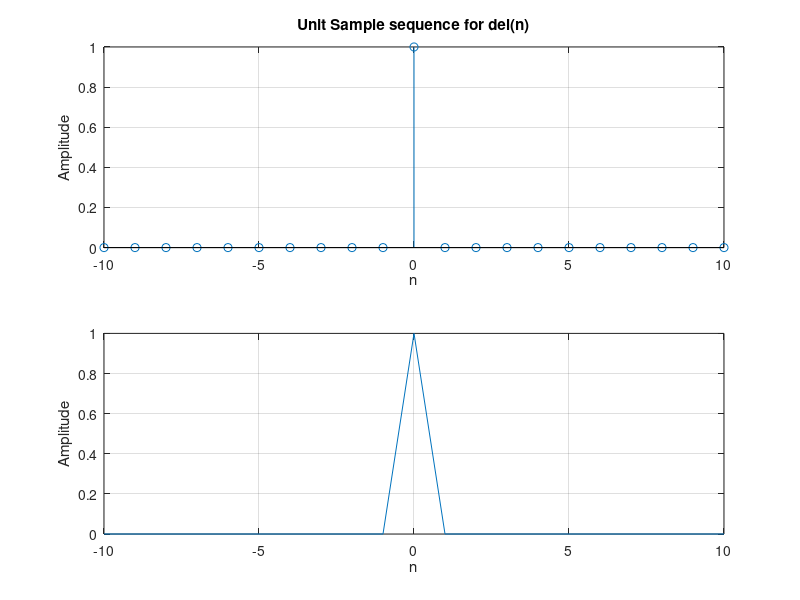
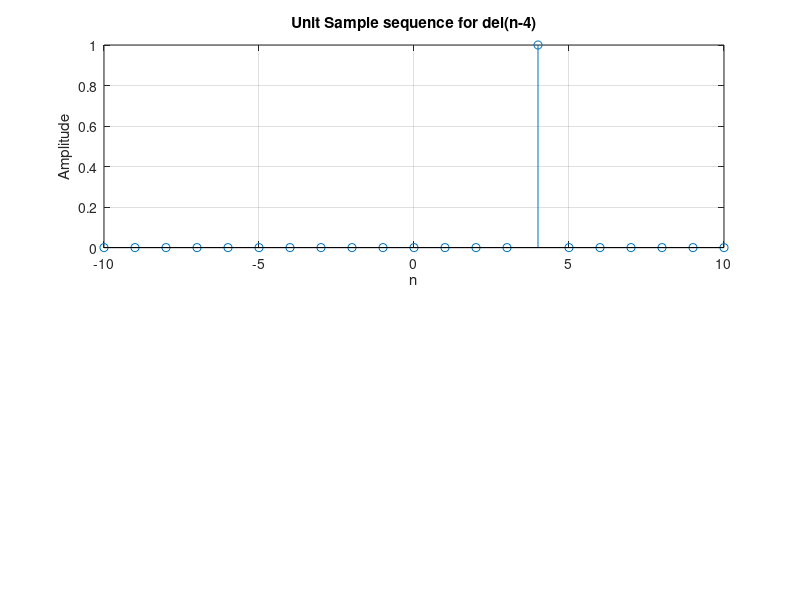
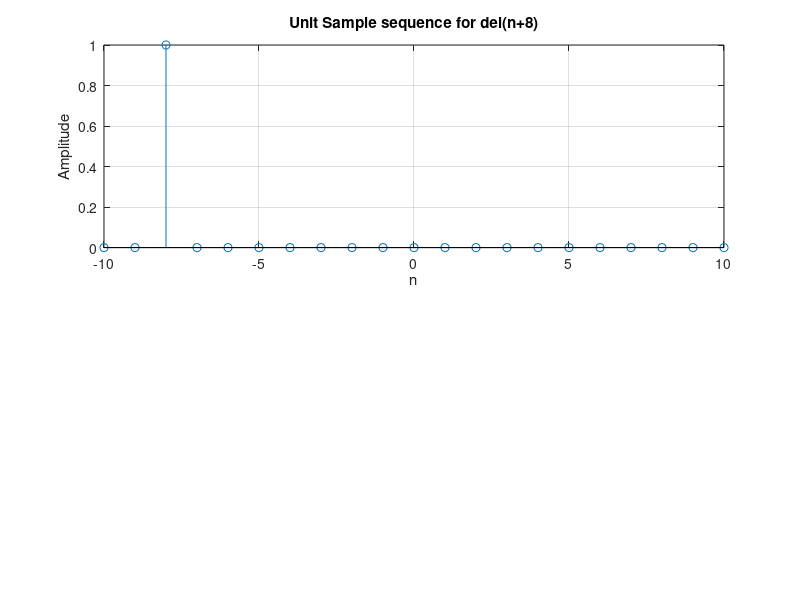

The MATLAB source for these figures, in order:
n=0:10;
n1=-10:-1;
del_n=[zeros(1,length(n1)),1,zeros(1,length(n)-1)]; %for δ[n]
subplot(2,1,1);
stem([n1,n],del_n);grid;
title("Unit Sample sequence for del(n)");xlabel("n");ylabel("Amplitude");
subplot(2,1,2);
plot([n1,n],del_n);grid;
xlabel("n");ylabel("Amplitude");

% δ[n-4]
figure;
n=0:10;
n1=-10:-1;
del_n=[zeros(1,length(n1)+4),1,zeros(1,length(n)-5)]; %for δ[n-4]
subplot(2,1,1);
stem([n1,n],del_n);grid;
title("Unit Sample sequence for del(n-4)");
xlabel("n");ylabel("Amplitude");

% δ[n+8]
figure;
n=0:10;
n1=-10:-1;
del_n=[zeros(1,length(n1)-8),1,zeros(1,length(n)+7)]; %for δ[n+8]
subplot(2,1,1);
stem([n1,n],del_n);grid;
title("Unit Sample sequence for del(n+8)");
xlabel("n");ylabel("Amplitude");
